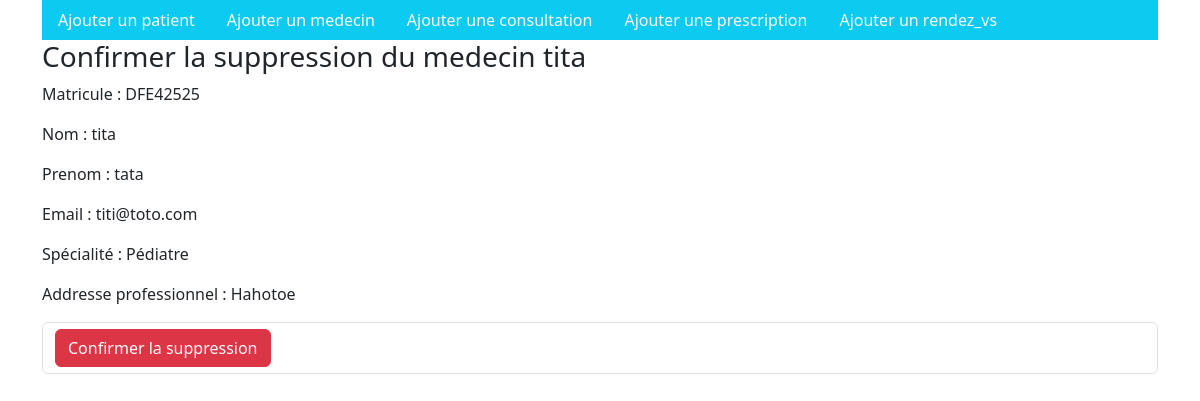
The page /medecin/supprimer/2/ on the database its author committed.
### mon_app/models.py (models this page shows, shortened)
class Person(models.Model):
    first_name = models.CharField(max_length=100)
    last_name = models.CharField(max_length=100)
    email = models.EmailField()

class Medecin(Person):
    matricule = models.CharField(max_length=100)
    adress_Pro = models.CharField(max_length=100)
    specialite = models.CharField(max_length=100)

### mon_app/views.py (the view)
# urls.py: path('medecin/supprimer/<int:medecin_id>/', views.supprimer_medecin, name='supprimer_medecin'),
def supprimer_medecin(request, medecin_id):
    medecin = get_object_or_404(Medecin, pk=medecin_id)
    if request.method == 'POST':
        medecin.delete()
        return redirect('medecin_list')
    return render(request, 'medecins/medecin_supprimer.html', {'medecin': medecin})

### mon_app/templates/medecins/medecin_supprimer.html (shortened to what this page needs)
{% extends 'menu.html' %}
{% block content %}
<h3>Confirmer la suppression du medecin {{ medecin.first_name }}</h3>
<p>Matricule : {{ medecin.matricule }}</p>
<p>Nom : {{ medecin.first_name }}</p>
<p>Prenom : {{ medecin.last_name }}</p>
<p>Email : {{ medecin.email }}</p>
<p>Spécialité : {{ medecin.specialite }}</p>
<p>Addresse professionnel : {{ medecin.adress_Pro }}</p>
<form method="POST" class="form-control">
    <button type="submit" class="btn btn-danger">Confirmer la suppression</button>
</form>
{% endblock content %}

### rows shown on the page
Person: first_name "tita", last_name "tata", email "titi@toto.com"
Medecin: matricule "DFE42525", specialite "Pédiatre", adress_Pro "Hahotoe"
